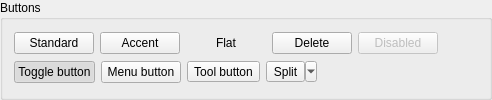
<widget class="QGroupBox" name="buttonsGroup"><property name="title"><string>Buttons</string></property><layout class="QVBoxLayout" name="buttonsLayout">
          <item><layout class="QHBoxLayout" name="primaryButtonsRow">
           <item><widget class="QPushButton" name="galleryStandardButton"><property name="text"><string>Standard</string></property></widget></item>
           <item><widget class="QPushButton" name="accentButton"><property name="text"><string>Accent</string></property><property name="winuiControlRole" stdset="0"><string>accent</string></property></widget></item>
           <item><widget class="QPushButton" name="flatButton"><property name="text"><string>Flat</string></property><property name="flat"><bool>true</bool></property></widget></item>
           <item><widget class="QPushButton" name="deleteButton"><property name="text"><string>Delete</string></property><property name="winuiControlRole" stdset="0"><string>destructive</string></property></widget></item>
           <item><widget class="QPushButton" name="disabledButton"><property name="enabled"><bool>false</bool></property><property name="text"><string>Disabled</string></property></widget></item>
           <item><spacer name="primaryButtonsSpacer"><property name="orientation"><enum>Qt::Horizontal</enum></property><property name="sizeHint"><size><width>40</width><height>20</height></size></property></spacer></item>
          </layout></item>
          <item><layout class="QHBoxLayout" name="secondaryButtonsRow">
           <item><widget class="QPushButton" name="checkableButton"><property name="text"><string>Toggle button</string></property><property name="checkable"><bool>true</bool></property><property name="checked"><bool>true</bool></property></widget></item>
           <item><widget class="QPushButton" name="menuButton"><property name="text"><string>Menu button</string></property></widget></item>
           <item><widget class="QToolButton" name="standaloneToolButton"><property name="text"><string>Tool button</string></property><property name="toolButtonStyle"><enum>Qt::ToolButtonTextBesideIcon</enum></property><property name="checkable"><bool>true</bool></property></widget></item>
           <item><widget class="QToolButton" name="splitToolButton"><property name="text"><string>Split</string></property><property name="toolButtonStyle"><enum>Qt::ToolButtonTextBesideIcon</enum></property><property name="popupMode"><enum>QToolButton::MenuButtonPopup</enum></property></widget></item>
           <item><spacer name="buttonsSpacer"><property name="orientation"><enum>Qt::Horizontal</enum></property><property name="sizeHint"><size><width>40</width><height>20</height></size></property></spacer></item>
          </layout></item>
         </layout></widget>
